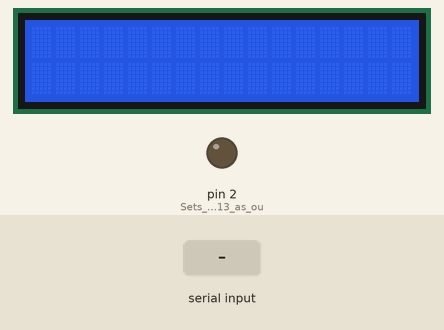
Bench run of a sketch on a simulated Arduino Uno, built with avr-gcc and run on an emulated ATmega328P. Shown: 16×2 character LCD, output pins drawn as LEDs (lit = HIGH). Inputs (shaded band) come from the test bench. What the sketch prints to the serial monitor is not drawn.

Above: at 1.2 s.
1.3 s: "W\n" received over Serial
At 2.1 s:
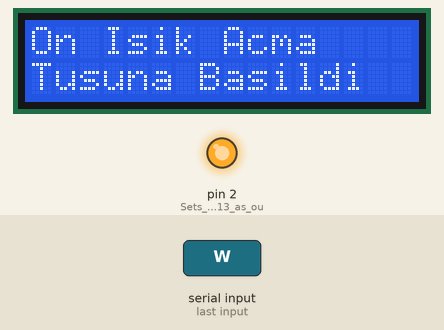
2.8 s: byte 119 ('w') received over Serial
At 3.3 s:
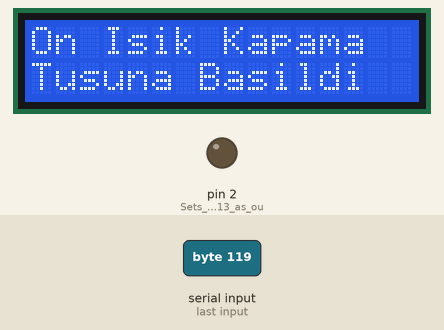
4.3 s: byte 70 ('F') received over Serial
At 5.3 s:
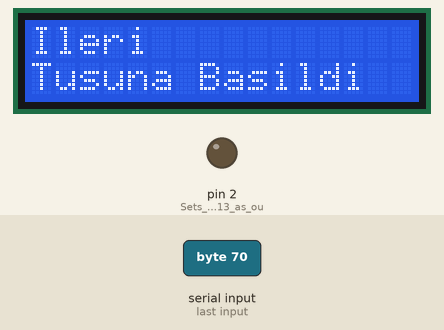
5.8 s: byte 66 ('B') received over Serial
At 6.4 s:
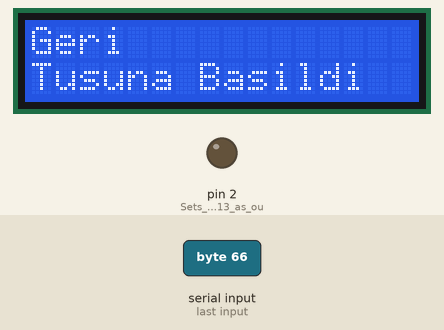
7.3 s: byte 76 ('L') received over Serial
At 8.5 s:
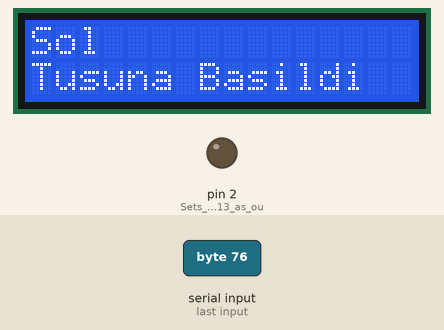
8.8 s: byte 82 ('R') received over Serial
At 9.9 s:
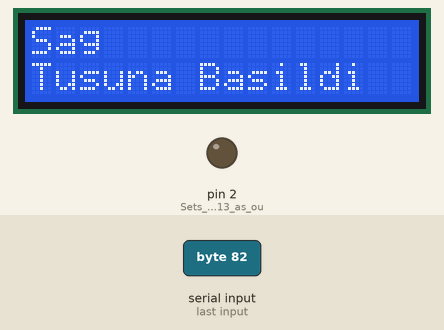
Timing chart, 0 to 11.3 s (numbered marks = the images above; inputs shaded):
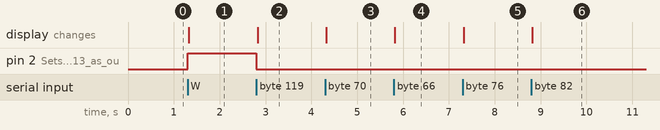

The sketch:

lab5.ino
```cpp
//ilgili kütüphanene
#include <FaBoLCD_PCF8574.h>
FaBoLCD_PCF8574 lcd;


int Incoming_value = 0;                //Variable for storing Incoming_value
void setup()
{
  Serial.begin(9600);         //Sets the data rate in bits per second (baud) for serial data transmission
  pinMode(2, OUTPUT);        //Sets digital pin 13 as output pin
  lcd.begin(16, 2);


}
void loop()
{
  if(Serial.available() > 0)

  {
    Serial.print("serial avaible");
    Incoming_value = Serial.read();      //Read the incoming data and store it into variable Incoming_value
    Serial.print(Incoming_value);        //Print Value of Incoming_value in Serial monitor
    Serial.print("\n");        //New line
    if(Incoming_value == 'W')  {          //Checks whether value of Incoming_value is equal to 1
      digitalWrite(2, HIGH);  //If value is 1 then LED turns ON
      Serial.print("LEDon");
      lcd.clear();
      lcd.setCursor(0,0);
      lcd.print("On Isik Acma");
      lcd.setCursor(0,1);
      lcd.print("Tusuna Basildi");
      }
    else if(Incoming_value == 'w'){    //Checks whether value of Incoming_value is equal to 0
      digitalWrite(2, LOW);   //If value is 0 then LED turns OFF
      Serial.print("LEDoff-----");
      lcd.clear();
      lcd.setCursor(0,0);
      lcd.print("On Isik Kapama");
      lcd.setCursor(0,1);
      lcd.print("Tusuna Basildi");

    }

    else if(Incoming_value == 'F'){

      lcd.clear();
      lcd.setCursor(0,0);
      lcd.print("Ileri");
      lcd.setCursor(0,1);
      lcd.print("Tusuna Basildi");

    }
    else if(Incoming_value == 'B'){

      lcd.clear();
      lcd.setCursor(0,0);
      lcd.print("Geri");
      lcd.setCursor(0,1);
      lcd.print("Tusuna Basildi");

    }
    else if(Incoming_value == 'L'){

      lcd.clear();
      lcd.setCursor(0,0);
      lcd.print("Sol");
      lcd.setCursor(0,1);
      lcd.print("Tusuna Basildi");

    }
    else if(Incoming_value == 'R'){

      lcd.clear();
      lcd.setCursor(0,0);
      lcd.print("Sag");
      lcd.setCursor(0,1);
      lcd.print("Tusuna Basildi");

    }


  }

}
```

Measured:
- after the input at 1.3 s, pin 2 (Sets_digital_pin_13_as_ou): LOW → HIGH at once; the display: changes at once (image 1)
- after the input at 2.8 s, pin 2 (Sets_digital_pin_13_as_ou): HIGH → LOW at once; the display: changes at once (image 2)
- after the input at 4.3 s, the display: changes at once (image 3)
- after the input at 5.8 s, the display: changes at once (image 4)
- after the input at 7.3 s, the display: changes at once (image 5)
- after the input at 8.8 s, the display: changes at once (image 6)
